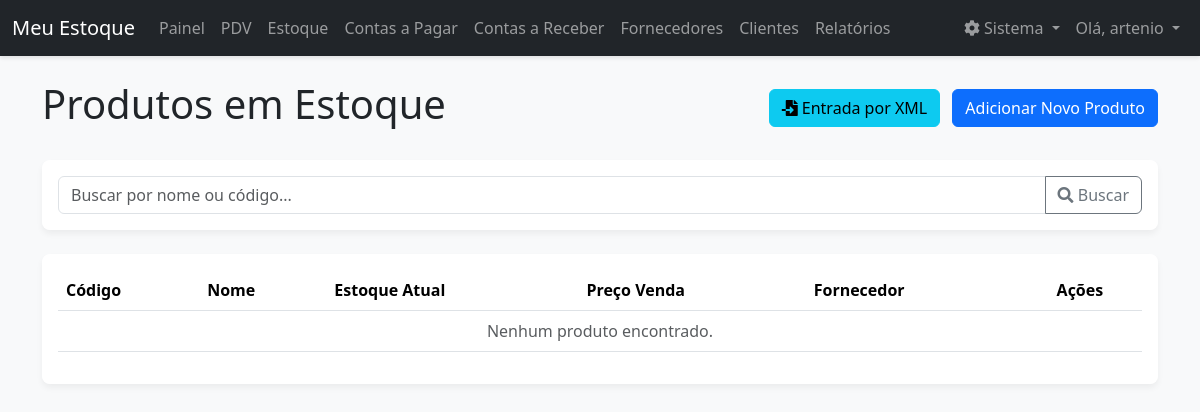
The app's page /produtos (signed in), older data.
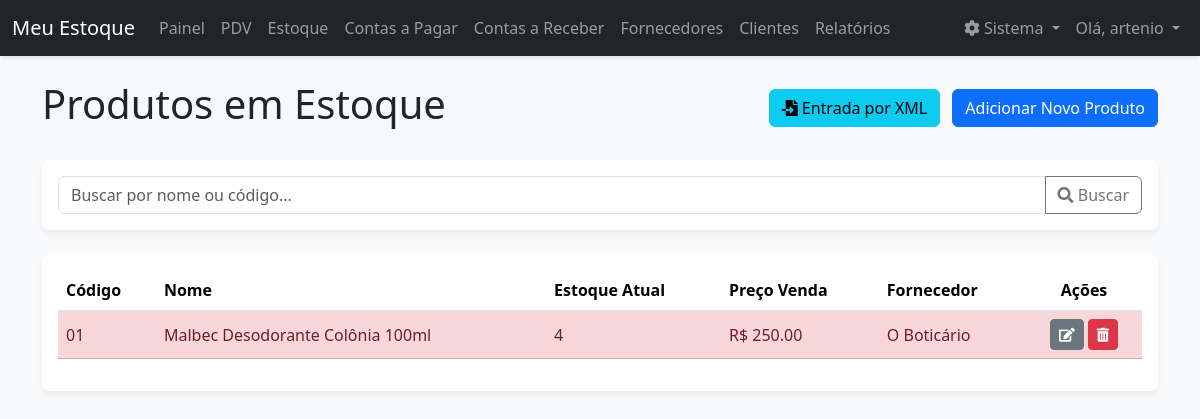
The same page, newer data.
### models.py (models this page shows)
class Produto(db.Model):
    __tablename__ = 'produto'
    id = db.Column(db.Integer, primary_key=True)
    codigo = db.Column(db.String(50), nullable=False, unique=True)
    nome = db.Column(db.String(100), nullable=False)
    categoria = db.Column(db.String(50))
    preco_custo = db.Column(db.Float, nullable=False)
    preco_venda = db.Column(db.Float, nullable=False)
    quantidade_estoque = db.Column(db.Integer, nullable=False, default=0)
    estoque_minimo = db.Column(db.Integer, default=5)
    data_fabricacao = db.Column(db.Date, nullable=True)
    data_vencimento = db.Column(db.Date, nullable=True)
    fornecedor_id = db.Column(db.Integer, db.ForeignKey('fornecedor.id'), nullable=False)
    movimentacoes = db.relationship('MovimentacaoEstoque', backref='produto', lazy=True)

class Fornecedor(db.Model):
    __tablename__ = 'fornecedor'
    id = db.Column(db.Integer, primary_key=True)
    nome = db.Column(db.String(100), nullable=False, unique=True)
    cnpj = db.Column(db.String(18), unique=True, nullable=True)
    telefone = db.Column(db.String(20))
    email = db.Column(db.String(100))
    produtos = db.relationship('Produto', backref='fornecedor', lazy=True)
    contas = db.relationship('ContaPagar', backref='fornecedor', lazy=True)

### app.py (the view)
@app.route('/produtos')
@login_required
def listar_produtos():
    search_term = request.args.get('q')
    query = Produto.query
    if search_term:
        query = query.filter(or_(Produto.nome.ilike(f'%{search_term}%'), Produto.codigo.ilike(f'%{search_term}%')))
    produtos = query.order_by(Produto.nome.asc()).all()
    return render_template('produtos.html', produtos=produtos, search_term=search_term)

### app.py (called while the page is built)
@app.context_processor
def inject_datetime():
    return {'modules': {'datetime': datetime, 'date': date, 'timedelta': timedelta}}

def login_required(f):
    @wraps(f)
    def decorated_function(*args, **kwargs):
        if 'logged_in' not in session or 'user_id' not in session:
            session.clear()
            flash('A sua sessão é inválida. Por favor, faça login novamente.', 'warning')
            return redirect(url_for('login'))
        return f(*args, **kwargs)
    return decorated_function

### templates/produtos.html (shortened to what this page needs)
{% extends 'base.html' %}
{% block content %}
<div class="d-flex justify-content-between align-items-center mb-4">
    <h1>Produtos em Estoque</h1>
    <div>
        <a href="{{ url_for('entrada_xml') }}" class="btn btn-info me-2">
            <i class="fas fa-file-import"></i> Entrada por XML
        </a>
        <a href="{{ url_for('adicionar_produto') }}" class="btn btn-primary">Adicionar Novo Produto</a>
    </div>
</div>
<div class="card mb-4">
    <div class="card-body">
        <form method="GET" action="{{ url_for('listar_produtos') }}">
            <div class="input-group">
                <input type="text" class="form-control" name="q" placeholder="Buscar por nome ou código..." value="{{ search_term or '' }}">
                <button class="btn btn-outline-secondary" type="submit"><i class="fas fa-search"></i> Buscar</button>
            </div>
        </form>
    </div>
</div>
<div class="card">
    <div class="card-body">
        <table class="table table-hover align-middle">
            <thead>
                <tr>
                    <th>Código</th>
                    <th>Nome</th>
                    <th>Estoque Atual</th>
                    <th>Preço Venda</th>
                    <th>Fornecedor</th>
                    <th class="text-center">Ações</th>
                </tr>
            </thead>
            <tbody>
                {% for produto in produtos %}
                <tr class="{% if produto.quantidade_estoque <= produto.estoque_minimo %}table-danger{% endif %}">
                    <td>{{ produto.codigo }}</td>
                    <td>{{ produto.nome }}</td>
                    <td>{{ produto.quantidade_estoque }}</td>
                    <td>R$ {{ "%.2f"|format(produto.preco_venda) }}</td>
                    <td>{{ produto.fornecedor.nome }}</td>
                    <td class="text-center">
                        <a href="{{ url_for('editar_produto', id=produto.id) }}" class="btn btn-secondary btn-sm" title="Editar">
                            <i class="fas fa-edit"></i>
                        </a>
                        <button type="button" class="btn btn-danger btn-sm" data-bs-toggle="modal" data-bs-target="#confirmDeleteModal-{{ produto.id }}" title="Excluir">
                            <i class="fas fa-trash-alt"></i>
                        </button>
                    </td>
                </tr>
                {% else %}
                <tr>
                    <td colspan="6" class="text-center text-muted">Nenhum produto encontrado.</td>
                </tr>
                {% endfor %}
            </tbody>
        </table>
    </div>
</div>
{% endblock %}

Row changes from the older to the newer data that the page shows:
added Produto: codigo "01", nome "Malbec Desodorante Colônia 100ml", quantidade_estoque "4", preco_venda "250.00", fornecedor.nome "O Boticário"
Text that changed along with them:
text no longer shown: "Nenhum produto encontrado."
